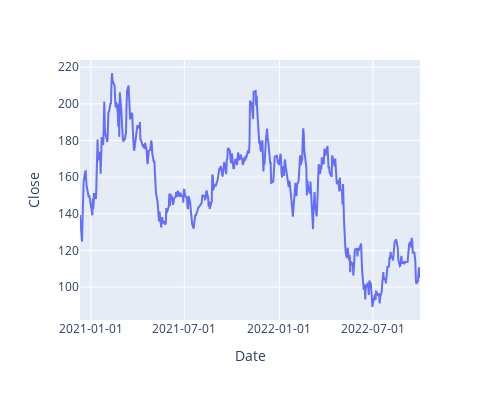

This figure's notebook cell:
### Code cell
fig = px.line(data_frame = df_abnb, x='Date', y='Close',width=500, height=400)
fig.update_xaxes(tickformat='%Y-%m-%d')

### Figure 1 — Plotly figure (JSON) as saved in the notebook; plotly's stock layout.template omitted (floating-point values rounded to 4 significant figures; data arrays with more than 128 entries replaced by an {"elided": "..."} marker saying what was removed)
{"data": [{"hovertemplate": "Date=%{x}<br>Close=%{y}<extra></extra>", "legendgroup": "", "line": {"color": "#636efa", "dash": "solid"}, "marker": {"symbol": "circle"}, "mode": "lines", "name": "", "orientation": "v", "showlegend": false, "type": "scatter", "x": {"elided": "454 str values"}, "xaxis": "x", "y": {"elided": "454 float values"}, "yaxis": "y"}], "layout": {"height": 400, "legend": {"tracegroupgap": 0}, "margin": {"t": 60}, "width": 500, "xaxis": {"anchor": "y", "domain": [0, 1], "tickformat": "%Y-%m-%d", "title": {"text": "Date"}}, "yaxis": {"anchor": "x", "domain": [0, 1], "title": {"text": "Close"}}}}
